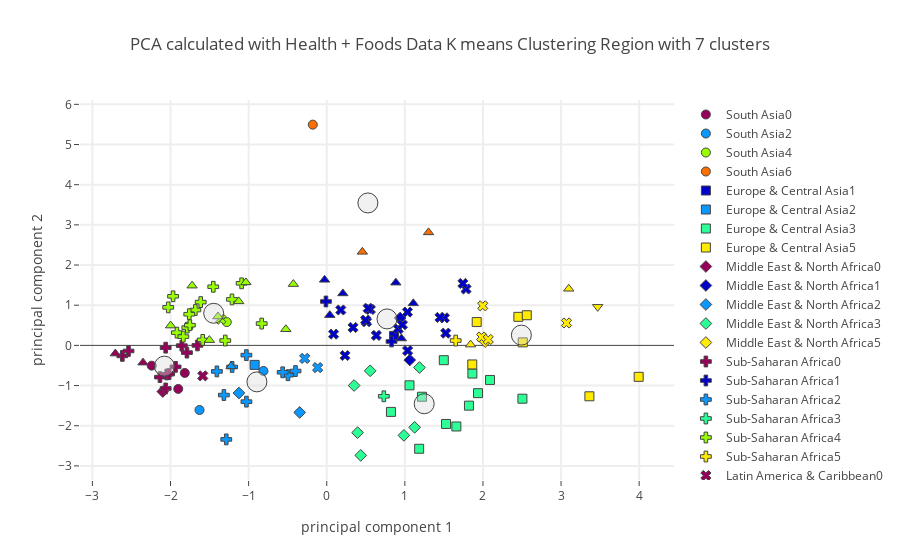

Write notebook code for a chart like this one.
### Code cell
plot_plotly(protein_group_merged_stunting_ow_master_df,"Region",region_centers_health,7,"Health + Foods",'')

### Figure 1 — Plotly figure (JSON) as saved in the notebook; plotly's stock layout.template omitted (floating-point values rounded to 4 significant figures)
{"data": [{"marker": {"color": "rgb(150,0,90)", "line": {"width": 1}, "size": 9, "symbol": 0}, "mode": "markers", "name": "South Asia0", "text": ["Bangladesh", "India", "Nepal"], "type": "scatter", "uid": "8c50b621-d2b2-4b55-87e7-0cfa8d25db09", "x": [-2.241, -1.817, -1.901], "y": [-0.5048, -0.6863, -1.083]}, {"marker": {"color": "rgb(0,0,200)", "line": {"width": 1}, "size": 9, "symbol": 0}, "mode": "markers", "name": "South Asia1", "text": [], "type": "scatter", "uid": "157594b2-cd44-4d08-80ee-b411aca7f924", "x": [], "y": []}, {"marker": {"color": "rgb(10,152,255)", "line": {"width": 1}, "size": 9, "symbol": 0}, "mode": "markers", "name": "South Asia2", "text": ["Afghanistan", "Pakistan"], "type": "scatter", "uid": "e3ce6ce7-63a2-4aa7-961f-295f36f97783", "x": [-1.629, -0.81], "y": [-1.608, -0.637]}, {"marker": {"color": "rgb(44,255,150)", "line": {"width": 1}, "size": 9, "symbol": 0}, "mode": "markers", "name": "South Asia3", "text": [], "type": "scatter", "uid": "1e24f972-bfed-4138-9cd4-b44e02e6efde", "x": [], "y": []}, {"marker": {"color": "rgb(151,255,0)", "line": {"width": 1}, "size": 9, "symbol": 0}, "mode": "markers", "name": "South Asia4", "text": ["Sri Lanka"], "type": "scatter", "uid": "77ce2c85-a365-4fa5-99f9-525a0fdc10f9", "x": [-1.28], "y": [0.5799]}, {"marker": {"color": "rgb(255,234,0)", "line": {"width": 1}, "size": 9, "symbol": 0}, "mode": "markers", "name": "South Asia5", "text": [], "type": "scatter", "uid": "b2e182ac-2bb6-41d0-a9e5-47811a56e256", "x": [], "y": []}, {"marker": {"color": "rgb(255,111,0)", "line": {"width": 1}, "size": 9, "symbol": 0}, "mode": "markers", "name": "South Asia6", "text": ["Maldives"], "type": "scatter", "uid": "348100e3-6443-46c3-a6c7-0c765eef0468", "x": [-0.1782], "y": [5.495]}, {"marker": {"color": "rgb(150,0,90)", "line": {"width": 1}, "size": 9, "symbol": 1}, "mode": "markers", "name": "Europe & Central Asia0", "text": [], "type": "scatter", "uid": "0dbe03c2-4e27-4f87-9198-17ad1cdab36a", "x": [], "y": []}, {"marker": {"color": "rgb(0,0,200)", "line": {"width": 1}, "size": 9, "symbol": 1}, "mode": "markers", "name": "Europe & Central Asia1", "text": ["Republic of Moldova"], "type": "scatter", "uid": "0298d769-6ef4-45ae-901d-f8df94f5aedd", "x": [0.8618], "y": [0.2355]}, {"marker": {"color": "rgb(10,152,255)", "line": {"width": 1}, "size": 9, "symbol": 1}, "mode": "markers", "name": "Europe & Central Asia2", "text": ["Tajikistan"], "type": "scatter", "uid": "3d722ea0-8f30-4c9f-9210-1a893d4fd43b", "x": [-0.9231], "y": [-0.4854]}, {"marker": {"color": "rgb(44,255,150)", "line": {"width": 1}, "size": 9, "symbol": 1}, "mode": "markers", "name": "Europe & Central Asia3", "text": ["Armenia", "Azerbaijan", "Bosnia and Herzegovina", "Bulgaria", "Georgia", "Kyrgyzstan", "Romania", "Republic of North Macedonia", "Turkey", "Turkmenistan", "Ukraine", "Uzbekistan"], "type": "scatter", "uid": "76ac6502-117a-45df-9665-4fc163a54760", "x": [2.091, 1.183, 1.821, 1.865, 1.66, 1.06, 1.937, 1.499, 1.528, 1.219, 2.505, 0.8219], "y": [-0.8608, -2.573, -1.5, -0.7013, -2.018, -0.9944, -1.189, -0.3689, -1.956, -1.279, -1.327, -1.656]}, {"marker": {"color": "rgb(151,255,0)", "line": {"width": 1}, "size": 9, "symbol": 1}, "mode": "markers", "name": "Europe & Central Asia4", "text": [], "type": "scatter", "uid": "5aa2101f-b032-4a92-a42a-ec5554c6f724", "x": [], "y": []}, {"marker": {"color": "rgb(255,234,0)", "line": {"width": 1}, "size": 9, "symbol": 1}, "mode": "markers", "name": "Europe & Central Asia5", "text": ["Albania", "Belarus", "Czechia", "Germany", "Kazakhstan", "Montenegro", "Serbia"], "type": "scatter", "uid": "1f4e8d12-35a2-4185-b563-37dc82c1f2bc", "x": [3.363, 2.454, 1.92, 2.561, 2.51, 3.994, 1.863], "y": [-1.267, 0.7105, 0.5804, 0.7503, 0.07444, -0.783, -0.4745]}, {"marker": {"color": "rgb(255,111,0)", "line": {"width": 1}, "size": 9, "symbol": 1}, "mode": "markers", "name": "Europe & Central Asia6", "text": [], "type": "scatter", "uid": "a6f866d3-e386-4090-8dfb-35f8620be70b", "x": [], "y": []}, {"marker": {"color": "rgb(150,0,90)", "line": {"width": 1}, "size": 9, "symbol": 2}, "mode": "markers", "name": "Middle East & North Africa0", "text": ["Yemen"], "type": "scatter", "uid": "af70807b-0a69-415b-b7d0-c5af1aa3b1a8", "x": [-2.099], "y": [-1.149]}, {"marker": {"color": "rgb(0,0,200)", "line": {"width": 1}, "size": 9, "symbol": 2}, "mode": "markers", "name": "Middle East & North Africa1", "text": ["Oman", "Saudi Arabia"], "type": "scatter", "uid": "49d7190c-301d-4ef8-8b5f-669d6507f9bb", "x": [0.9397, 1.063], "y": [0.6818, -0.3642]}, {"marker": {"color": "rgb(10,152,255)", "line": {"width": 1}, "size": 9, "symbol": 2}, "mode": "markers", "name": "Middle East & North Africa2", "text": ["Djibouti", "Iraq"], "type": "scatter", "uid": "1e69a467-2564-4649-8ea1-dc1578bfe470", "x": [-1.124, -0.3461], "y": [-1.186, -1.669]}, {"marker": {"color": "rgb(44,255,150)", "line": {"width": 1}, "size": 9, "symbol": 2}, "mode": "markers", "name": "Middle East & North Africa3", "text": ["Algeria", "Egypt", "Iran (Islamic Republic of)", "Jordan", "Lebanon", "Morocco", "Tunisia"], "type": "scatter", "uid": "4872fa9d-290d-4ac7-a164-3c354afa3c32", "x": [0.988, 0.4355, 0.3506, 0.5563, 1.187, 0.395, 1.125], "y": [-2.24, -2.738, -0.9991, -0.633, -0.5512, -2.172, -2.041]}, {"marker": {"color": "rgb(151,255,0)", "line": {"width": 1}, "size": 9, "symbol": 2}, "mode": "markers", "name": "Middle East & North Africa4", "text": [], "type": "scatter", "uid": "a0fa0f74-f5ae-4b30-9b41-88362a5cc9ac", "x": [], "y": []}, {"marker": {"color": "rgb(255,234,0)", "line": {"width": 1}, "size": 9, "symbol": 2}, "mode": "markers", "name": "Middle East & North Africa5", "text": ["Kuwait"], "type": "scatter", "uid": "44a67ed8-b75f-4cc3-bf75-d97172474d25", "x": [2.029], "y": [0.09389]}, {"marker": {"color": "rgb(255,111,0)", "line": {"width": 1}, "size": 9, "symbol": 2}, "mode": "markers", "name": "Middle East & North Africa6", "text": [], "type": "scatter", "uid": "1ea940b4-40ea-48ce-8266-b5108b8130e6", "x": [], "y": []}, {"marker": {"color": "rgb(150,0,90)", "line": {"width": 1}, "size": 9, "symbol": 3}, "mode": "markers", "name": "Sub-Saharan Africa0", "text": ["Chad", "Ethiopia", "Guinea", "Guinea-Bissau", "Madagascar", "Malawi", "Mozambique", "Niger", "Nigeria", "Togo", "Zambia"], "type": "scatter", "uid": "e275ecb9-0280-43d6-9974-af6e254fca4d", "x": [-2.135, -2.062, -1.79, -1.655, -2.616, -2.048, -2.062, -2.018, -2.538, -1.856, -1.935], "y": [-0.7897, -1.072, -0.1801, -0.0003974, -0.2618, -0.724, -0.05744, -0.7139, -0.1392, -0.006796, -0.5347]}, {"marker": {"color": "rgb(0,0,200)", "line": {"width": 1}, "size": 9, "symbol": 3}, "mode": "markers", "name": "Sub-Saharan Africa1", "text": ["Gabon", "Mauritius"], "type": "scatter", "uid": "c20dc54f-be39-422c-aa9d-50fbf2eeb34e", "x": [-0.00999, 0.8297], "y": [1.093, 0.09742]}, {"marker": {"color": "rgb(10,152,255)", "line": {"width": 1}, "size": 9, "symbol": 3}, "mode": "markers", "name": "Sub-Saharan Africa2", "text": ["Botswana", "Burkina Faso", "Gambia", "Kenya", "Lesotho", "Mali", "Mauritania", "Eswatini", "Zimbabwe"], "type": "scatter", "uid": "7ce1b60c-e663-40fb-af76-a7f65e9333a7", "x": [-0.3999, -1.317, -1.406, -1.028, -1.286, -1.028, -0.4965, -0.5644, -1.211], "y": [-0.6384, -1.236, -0.6479, -0.2425, -2.34, -1.401, -0.7427, -0.67, -0.5367]}, {"marker": {"color": "rgb(44,255,150)", "line": {"width": 1}, "size": 9, "symbol": 3}, "mode": "markers", "name": "Sub-Saharan Africa3", "text": ["South Africa"], "type": "scatter", "uid": "88e3b139-7d11-4a5a-bcd6-00dca270e520", "x": [0.7311], "y": [-1.267]}, {"marker": {"color": "rgb(151,255,0)", "line": {"width": 1}, "size": 9, "symbol": 3}, "mode": "markers", "name": "Sub-Saharan Africa4", "text": ["Angola", "Benin", "Cameroon", "Central African Republic", "Congo", "Côte d'Ivoire", "Ghana", "Liberia", "Namibia", "Rwanda", "Sao Tome and Principe", "Senegal", "Sierra Leone", "Uganda", "United Republic of Tanzania"], "type": "scatter", "uid": "65d85453-2def-4bd2-9f24-60f11b10137f", "x": [-1.682, -1.785, -1.587, -1.967, -1.09, -1.76, -1.453, -1.918, -0.8327, -2.029, -1.213, -1.299, -1.752, -1.613, -1.836], "y": [0.8798, 0.4422, 0.1363, 1.222, 1.545, 0.7755, 1.459, 0.3176, 0.5429, 0.9464, 1.144, 0.1201, 0.5024, 1.077, 0.2185]}, {"marker": {"color": "rgb(255,234,0)", "line": {"width": 1}, "size": 9, "symbol": 3}, "mode": "markers", "name": "Sub-Saharan Africa5", "text": ["Sudan"], "type": "scatter", "uid": "e6121402-4a1b-45f8-93b3-13c9640acad4", "x": [1.651], "y": [0.1204]}, {"marker": {"color": "rgb(255,111,0)", "line": {"width": 1}, "size": 9, "symbol": 3}, "mode": "markers", "name": "Sub-Saharan Africa6", "text": [], "type": "scatter", "uid": "1c9e1d3c-2bed-4425-a1da-63771c6bda83", "x": [], "y": []}, {"marker": {"color": "rgb(150,0,90)", "line": {"width": 1}, "size": 9, "symbol": 4}, "mode": "markers", "name": "Latin America & Caribbean0", "text": ["Guatemala"], "type": "scatter", "uid": "4ded4fc4-5209-4410-a8a4-dd453243745f", "x": [-1.587], "y": [-0.7588]}, {"marker": {"color": "rgb(0,0,200)", "line": {"width": 1}, "size": 9, "symbol": 4}, "mode": "markers", "name": "Latin America & Caribbean1", "text": ["Barbados", "Belize", "Bolivia (Plurinational State of)", "Colombia", "Costa Rica", "Dominican Republic", "Ecuador", "El Salvador", "Guyana", "Jamaica", "Mexico", "Panama", "Paraguay", "Peru", "Saint Lucia", "Suriname", "Trinidad and Tobago", "Venezuela (Bolivarian Republic of)"], "type": "scatter", "uid": "ca38e8f0-41ad-4952-bd5b-b8419f8d230f", "x": [1.783, 0.3369, 0.6352, 0.5584, 1.507, 0.5301, 0.5094, 0.2343, 0.4978, 1.034, 1.035, 0.9149, 1.524, 0.08766, 1.743, 0.1804, 1.449, 0.9693], "y": [1.404, 0.4458, 0.2486, 0.8943, 0.685, 0.9246, 0.5888, -0.2521, 0.6285, 0.8288, -0.1313, 0.4126, 0.3043, 0.2794, 1.541, 0.8808, 0.6957, 0.5141]}, {"marker": {"color": "rgb(10,152,255)", "line": {"width": 1}, "size": 9, "symbol": 4}, "mode": "markers", "name": "Latin America & Caribbean2", "text": ["Honduras", "Nicaragua"], "type": "scatter", "uid": "e83751a0-4190-4d66-82c8-ef30e8f4a790", "x": [-0.2824, -0.1164], "y": [-0.3243, -0.5526]}, {"marker": {"color": "rgb(44,255,150)", "line": {"width": 1}, "size": 9, "symbol": 4}, "mode": "markers", "name": "Latin America & Caribbean3", "text": [], "type": "scatter", "uid": "aeb41a06-9c2e-4bfe-b17e-38dae948bce5", "x": [], "y": []}, {"marker": {"color": "rgb(151,255,0)", "line": {"width": 1}, "size": 9, "symbol": 4}, "mode": "markers", "name": "Latin America & Caribbean4", "text": ["Haiti"], "type": "scatter", "uid": "4612f398-64c3-4145-88f0-ac6bf69c0e4f", "x": [-1.355], "y": [0.6523]}, {"marker": {"color": "rgb(255,234,0)", "line": {"width": 1}, "size": 9, "symbol": 4}, "mode": "markers", "name": "Latin America & Caribbean5", "text": ["Argentina", "Brazil", "Chile", "Uruguay"], "type": "scatter", "uid": "f0926128-381a-45b3-85bb-4d864b32ce2b", "x": [3.07, 1.997, 1.982, 2.067], "y": [0.5579, 0.9849, 0.2082, 0.1477]}, {"marker": {"color": "rgb(255,111,0)", "line": {"width": 1}, "size": 9, "symbol": 4}, "mode": "markers", "name": "Latin America & Caribbean6", "text": [], "type": "scatter", "uid": "91dfb914-7fb6-44cc-b70e-22e2da297475", "x": [], "y": []}, {"marker": {"color": "rgb(150,0,90)", "line": {"width": 1}, "size": 9, "symbol": 5}, "mode": "markers", "name": "East Asia & Pacific0", "text": ["Lao People's Democratic Republic", "Timor-Leste"], "type": "scatter", "uid": "771b57cd-2114-440e-8ab1-347c437dc0df", "x": [-2.352, -2.706], "y": [-0.4297, -0.2039]}, {"marker": {"color": "rgb(0,0,200)", "line": {"width": 1}, "size": 9, "symbol": 5}, "mode": "markers", "name": "East Asia & Pacific1", "text": ["Brunei Darussalam", "China", "Fiji", "Malaysia", "Republic of Korea", "Thailand"], "type": "scatter", "uid": "e864c758-f293-4c17-976d-0d00968a0a0b", "x": [1.109, 0.9558, 0.2066, -0.02738, 0.8848, 0.03895], "y": [1.046, 0.172, 1.293, 1.632, 1.561, 0.7529]}, {"marker": {"color": "rgb(10,152,255)", "line": {"width": 1}, "size": 9, "symbol": 5}, "mode": "markers", "name": "East Asia & Pacific2", "text": ["Indonesia"], "type": "scatter", "uid": "e8129099-ee45-4a71-9e6e-ed3115ab4496", "x": [-1.224], "y": [-0.5226]}, {"marker": {"color": "rgb(44,255,150)", "line": {"width": 1}, "size": 9, "symbol": 5}, "mode": "markers", "name": "East Asia & Pacific3", "text": [], "type": "scatter", "uid": "c45fbb6e-56c6-41dc-b8c2-8dfeff434026", "x": [], "y": []}, {"marker": {"color": "rgb(151,255,0)", "line": {"width": 1}, "size": 9, "symbol": 5}, "mode": "markers", "name": "East Asia & Pacific4", "text": ["Cambodia", "Democratic People's Republic of Korea", "Kiribati", "Myanmar", "Philippines", "Solomon Islands", "Vanuatu", "Viet Nam"], "type": "scatter", "uid": "fabea69b-db68-43e9-9816-fe58a053264d", "x": [-1.999, -1.502, -0.4276, -1.127, -1.392, -1.724, -1.035, -0.5235], "y": [0.4925, 0.1303, 1.526, 1.096, 0.719, 1.486, 1.568, 0.4022]}, {"marker": {"color": "rgb(255,234,0)", "line": {"width": 1}, "size": 9, "symbol": 5}, "mode": "markers", "name": "East Asia & Pacific5", "text": ["Australia", "Mongolia"], "type": "scatter", "uid": "22e2c649-5669-4810-9027-e619cb400800", "x": [3.098, 1.842], "y": [1.409, 0.01944]}, {"marker": {"color": "rgb(255,111,0)", "line": {"width": 1}, "size": 9, "symbol": 5}, "mode": "markers", "name": "East Asia & Pacific6", "text": ["Japan", "Samoa"], "type": "scatter", "uid": "ff4e60f2-3c7a-46e8-a397-b647f35735ca", "x": [0.4562, 1.303], "y": [2.329, 2.813]}, {"marker": {"color": "rgb(150,0,90)", "line": {"width": 1}, "size": 9, "symbol": 6}, "mode": "markers", "name": "North America0", "text": [], "type": "scatter", "uid": "ff04d877-bbef-4405-8b08-e719f7e5392a", "x": [], "y": []}, {"marker": {"color": "rgb(0,0,200)", "line": {"width": 1}, "size": 9, "symbol": 6}, "mode": "markers", "name": "North America1", "text": [], "type": "scatter", "uid": "32603dbd-cebe-403f-9271-309fb5fee442", "x": [], "y": []}, {"marker": {"color": "rgb(10,152,255)", "line": {"width": 1}, "size": 9, "symbol": 6}, "mode": "markers", "name": "North America2", "text": [], "type": "scatter", "uid": "8e6ab0d3-e152-4587-81e4-d572d34ff8c9", "x": [], "y": []}, {"marker": {"color": "rgb(44,255,150)", "line": {"width": 1}, "size": 9, "symbol": 6}, "mode": "markers", "name": "North America3", "text": [], "type": "scatter", "uid": "ea077b25-3129-4750-881c-60048883f70e", "x": [], "y": []}, {"marker": {"color": "rgb(151,255,0)", "line": {"width": 1}, "size": 9, "symbol": 6}, "mode": "markers", "name": "North America4", "text": [], "type": "scatter", "uid": "f0639f11-2685-4fbb-8461-49de8138bf4e", "x": [], "y": []}, {"marker": {"color": "rgb(255,234,0)", "line": {"width": 1}, "size": 9, "symbol": 6}, "mode": "markers", "name": "North America5", "text": ["United States of America"], "type": "scatter", "uid": "db955f74-9ec5-409c-983a-81c0f6ba094f", "x": [3.469], "y": [0.9598]}, {"marker": {"color": "rgb(255,111,0)", "line": {"width": 1}, "size": 9, "symbol": 6}, "mode": "markers", "name": "North America6", "text": [], "type": "scatter", "uid": "6aacbe4f-0d71-4090-98d2-6c90a58727f8", "x": [], "y": []}, {"marker": {"color": "rgba(220, 220, 220, .4)", "line": {"width": 1}, "size": 20}, "mode": "markers", "name": "Center", "type": "scatter", "uid": "96a20c6a-1fc8-439b-bd38-4e79a3d85e6c", "x": [-2.079, 0.7718, -0.8937, 1.248, -1.447, 2.492, 0.5271], "y": [-0.5164, 0.6584, -0.9083, -1.453, 0.7992, 0.2557, 3.546]}], "layout": {"hovermode": "closest", "showlegend": true, "title": {"text": "PCA calculated with Health + Foods Data K means Clustering Region with 7 clusters"}, "xaxis": {"gridwidth": 2, "ticklen": 5, "title": {"text": "principal component 1"}, "zeroline": false}, "yaxis": {"gridwidth": 2, "ticklen": 5, "title": {"text": "principal component 2"}}}}
